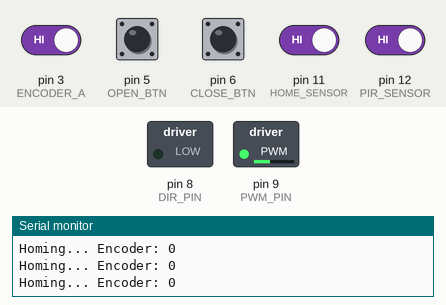
The sketch below on a simulated Arduino Uno, built with avr-gcc and run on an emulated ATmega328P. Parts: switched loads named in the sketch (green lamp = pin HIGH), the last lines printed to the serial monitor. The test bench sets the inputs (shaded band); at power-on: pin 3 (ENCODER_A), pin 5 (OPEN_BTN), pin 6 (CLOSE_BTN), pin 11 (HOME_SENSOR), pin 12 (PIR_SENSOR) HIGH.

Above: at 4.0 s.
4.1 s: pin 11 (HOME_SENSOR) driven LOW
At 4.7 s:
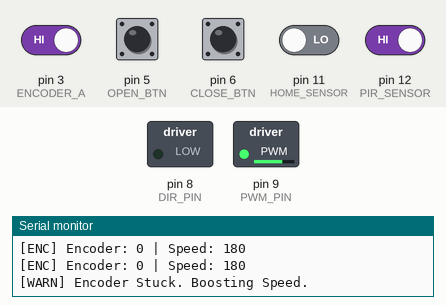
5.6 s: pin 5 (OPEN_BTN) pulled LOW for 0.15 s
At 6.6 s:
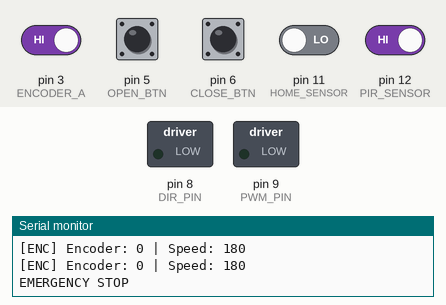
Timing chart, 0 to 8.6 s (numbered marks = the images above; inputs shaded):
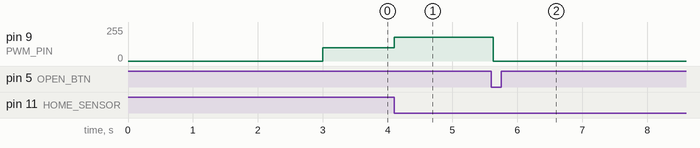

The sketch:

refactored_auto_door_encoder_direction.ino
```cpp
// === Pin Definitions ===
#define ENCODER_A 3
#define ENCODER_B 4
#define HOME_SENSOR 11
#define OPEN_BTN 5
#define CLOSE_BTN 6
#define DIR_PIN 8
#define PWM_PIN 9
#define PIR_SENSOR 12

// === Motor Speed Constants ===
#define MAX_SPEED 180
#define MIN_SPEED 40
#define SPEED_CHECK_INTERVAL 100
#define AUTO_CLOSE_DELAY 3000  // 3 seconds

// === Position Constants ===
#define MAX_POSITION 1000

// === Debounce
#define DEBOUNCE_TIME 200

// === Global State Variables ===
volatile long encoderCount = 0;
long lastEncoderCheck = 0;
bool isHomed = false;
bool isOpening = false;
bool isClosing = false;
bool pirTriggered = false;
unsigned long lastOpenTime = 0;

unsigned long lastButtonPress = 0;
long lastEncoderPosition = 0;

// === Setup ===
void setup() {
  pinMode(ENCODER_A, INPUT);
  pinMode(ENCODER_B, INPUT);
  pinMode(HOME_SENSOR, INPUT_PULLUP);
  pinMode(OPEN_BTN, INPUT_PULLUP);
  pinMode(CLOSE_BTN, INPUT_PULLUP);
  pinMode(DIR_PIN, OUTPUT);
  pinMode(PWM_PIN, OUTPUT);
  pinMode(PIR_SENSOR, INPUT_PULLUP);

  attachInterrupt(digitalPinToInterrupt(ENCODER_A), updateEncoder, RISING);
  Serial.begin(115200);
  delay(3000);
  Serial.println("System Booted. Starting Homing...");
  homeDoor();
}

// === Main Loop ===
void loop() {
  if (!isHomed) return;

  checkButtons();
  handleAutoClose();

  delay(10); // Loop stabilization
}

// === Encoder ISR ===
void updateEncoder() {
  encoderCount += (digitalRead(ENCODER_B) > digitalRead(ENCODER_A)) ? 1 : -1;
}

// === Homing Logic ===
void homeDoor() {
  int speed = 100;
  digitalWrite(DIR_PIN, LOW); // Closing
  analogWrite(PWM_PIN, speed);

  while (digitalRead(HOME_SENSOR) == HIGH) {
    Serial.print("Homing... Encoder: ");
    Serial.println(encoderCount);
    delay(100);
  }

  analogWrite(PWM_PIN, 0);
  encoderCount = 0;
  isHomed = true;
  Serial.println("Homing Complete.");
}

// === Handle Button Presses ===
void checkButtons() {
  if (millis() - lastButtonPress < DEBOUNCE_TIME) return;

  if (digitalRead(OPEN_BTN) == LOW) {
    lastButtonPress = millis();
    handleOpen();
  }
  else if (digitalRead(CLOSE_BTN) == LOW) {
    lastButtonPress = millis();
    handleClose();
  }
  else if (digitalRead(PIR_SENSOR) == LOW && !pirTriggered) {
    pirTriggered = true;
    handleOpen();
  }
  else if (digitalRead(PIR_SENSOR) == HIGH) {
    pirTriggered = false;
  }
}

// === Handle Door Open ===
void handleOpen() {
  if (isOpening || encoderCount <= 0) return;

  Serial.println("[ACTION] Opening Door...");
  isOpening = true;
  isClosing = false;
  moveDoor(HIGH, 0);
  lastOpenTime = millis();
}

// === Handle Door Close ===
void handleClose() {
  if (isClosing || encoderCount >= MAX_POSITION) return;

  Serial.println("[ACTION] Closing Door...");
  isClosing = true;
  isOpening = false;
  moveDoor(LOW, MAX_POSITION);
}

// === Move Door with Exponential Speed Profile ===
void moveDoor(bool direction, int target) {
  digitalWrite(DIR_PIN, direction);
  int speed;
  unsigned long startTime = millis();

  while ((direction == HIGH && encoderCount > target) ||
         (direction == LOW && encoderCount < target)) {

    long distTotal = abs(encoderCount - target);
    float brakeStartDist = 0.6 * MAX_POSITION;
    float normalized = constrain((float)distTotal / brakeStartDist, 0.0, 1.0);
    speed = (int)(MIN_SPEED + (MAX_SPEED - MIN_SPEED) * pow(normalized, 2.5));

    analogWrite(PWM_PIN, speed);

    Serial.print("[ENC] Encoder: ");
    Serial.print(encoderCount);
    Serial.print(" | Speed: ");
    Serial.println(speed);

    // Emergency reverse
    if (direction == HIGH && digitalRead(CLOSE_BTN) == LOW) {
      emergencyStop();
      handleClose();
      return;
    }
    if (direction == LOW && (digitalRead(OPEN_BTN) == LOW || digitalRead(PIR_SENSOR) == LOW)) {
      emergencyStop();
      handleOpen();
      return;
    }

    // Encoder stuck recovery
    if (millis() - lastEncoderCheck > SPEED_CHECK_INTERVAL) {
      if (abs(encoderCount - lastEncoderPosition) < 2) {
        analogWrite(PWM_PIN, MAX_SPEED);
        Serial.println("[WARN] Encoder Stuck. Boosting Speed.");
      }
      lastEncoderCheck = millis();
      lastEncoderPosition = encoderCount;
    }

    delay(50);
  }

  analogWrite(PWM_PIN, 0);
  isOpening = false;
  isClosing = false;
  Serial.println("[DONE] Movement Complete");
}

// === Emergency Stop ===
void emergencyStop() {
  analogWrite(PWM_PIN, 0);
  delay(200);
  Serial.println("EMERGENCY STOP");
}

// === Auto Close Logic ===
void handleAutoClose() {
  if (!isOpening && !isClosing &&
      encoderCount <= 10 &&  // Fully open
      millis() - lastOpenTime > AUTO_CLOSE_DELAY) {
    handleClose();
  }
}
```

Measured:
- after the input at 4.1 s, pin 9 (PWM_PIN): 100/255 → 180/255 at once
- after the input at 5.6 s, pin 9 (PWM_PIN): 180/255 → 0/255 at once
